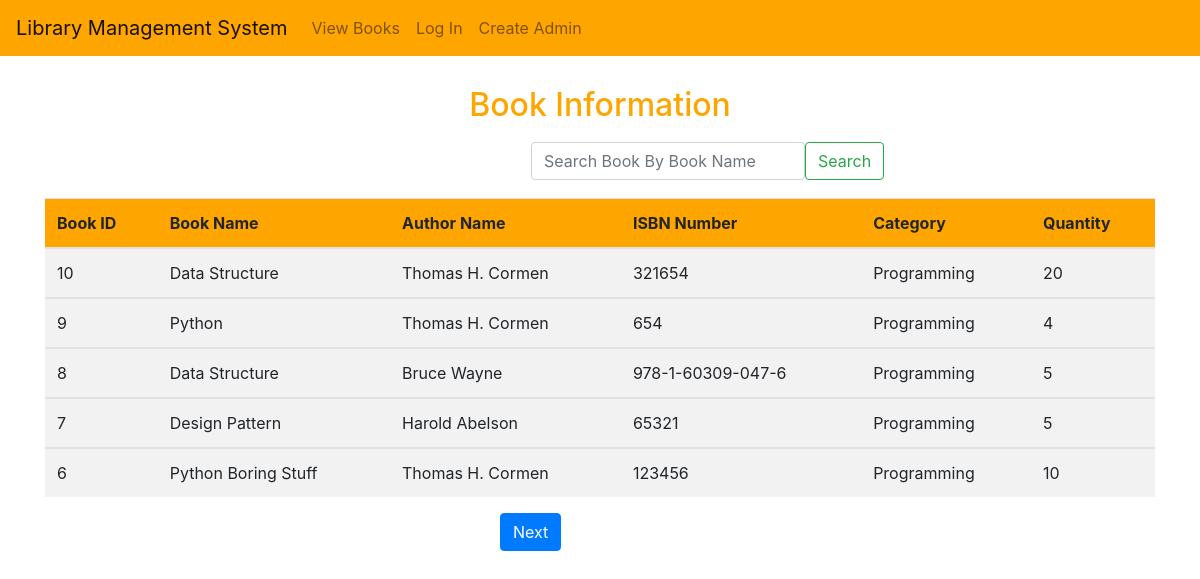
/viewBook/, run on an earlier commit of the app's database.
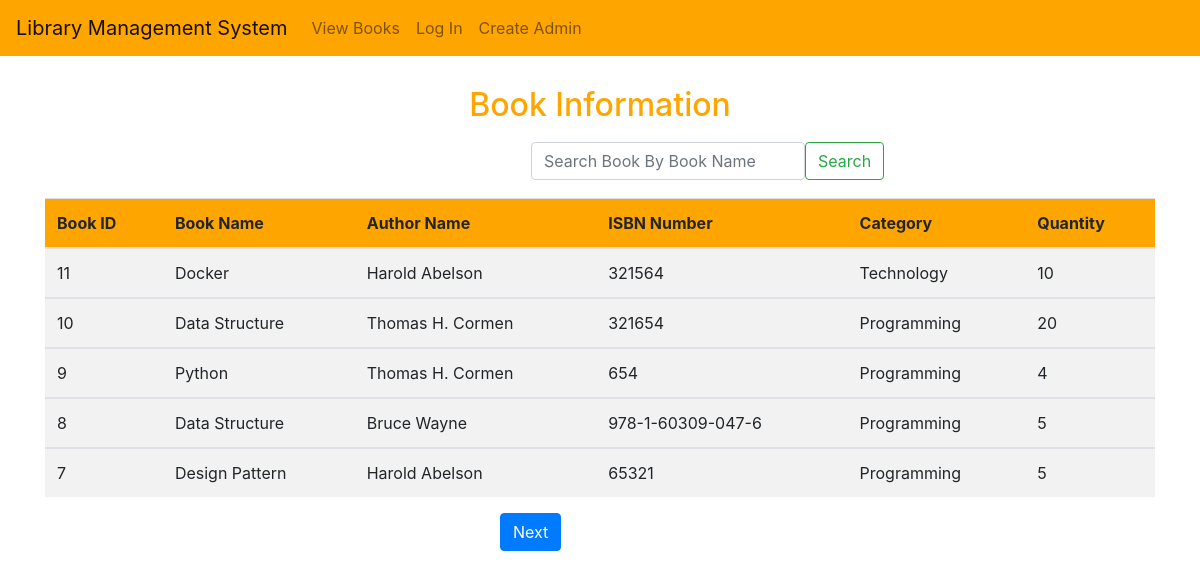
And on a later commit of the database.
### library/models.py (models this page shows, shortened)
class Book(models.Model):
    bookName = models.CharField(max_length=100)
    authorName = models.CharField(max_length=100)
    category = models.CharField(max_length=100)
    isbnNumber = models.CharField(max_length=50, unique=True)
    quantity = models.IntegerField()
    created = models.DateTimeField(auto_now_add=True)
    updated = models.DateTimeField(auto_now=True)

### library/views.py (the view)
# urls.py: path('viewBook/', views.viewBook, name='viewBook'),
def viewBook(request):
    bookDetails = Book.objects.order_by('-id')
    paginator = Paginator(bookDetails, 5)
    page_number = request.GET.get('page')
    page_obj = paginator.get_page(page_number)
    return render(request, 'library/viewBook.html', {'page_obj':page_obj})

### templates/library/viewBook.html (shortened to what this page needs)
{% extends 'library/base.html' %}
{% block body %}
<div class="title container">
    <h2>Book Information</h2>
</div>
<div class="search">
<nav class="navbar navbar-light">
  <div class="container-fluid">
    <form class="d-flex" action="{% url 'home:SearchBook' %}" method="GET">
      <input class="form-control me-2" type="search" name="query-book" placeholder="Search Book By Book Name" aria-label="Search">
      <button class="btn btn-outline-success" type="submit">Search</button>
    </form>
  </div>
</nav>
</div>
<div class="container">
  <div class="info-table">
    <table class="table table-striped">
    <thead class="bg">
        <th>Book ID</th>
        <th>Book Name</th>
        <th>Author Name</th>
        <th>ISBN Number</th>
        <th>Category</th>
        <th>Quantity</th>
    </thead>
    {% for book in page_obj %}
    <tbody>
        <td>{{ book.id }}</td>
        <td>{{ book.bookName }}</td>
        <td>{{ book.authorName }}</td>
        <td>{{ book.isbnNumber }}</td>
        <td>{{ book.category }}</td>
        {% if book.quantity < 1 %}
          <td>Not Available</td>
        {% else %}
          <td>{{ book.quantity }}</td>
        {% endif %}
    </tbody>
    {% endfor %}
</table>
</div>
</div>
<div class="page mt-3 mb-5">
  {% if page_obj.has_next %}
    <a class="btn btn-primary" href="?page={{ page_obj.next_page_number }}">Next</a>
  {% endif %}
</div>
{% endblock %}

### templates/library/base.html (shortened to what this page needs)
<!DOCTYPE html>
{% load static %}
<html lang="en">
<head>
     <link rel="stylesheet" href="https://stackpath.bootstrapcdn.com/font-awesome/4.7.0/css/font-awesome.min.css">
     <link rel="stylesheet" href="https://maxcdn.bootstrapcdn.com/bootstrap/4.0.0-beta.3/css/bootstrap.min.css">
     <link rel="stylesheet" href="{% static 'library/css/grid.css' %}">
     <link rel="stylesheet" href="{% static 'library/css/style.css' %}">
     <link rel="stylesheet" href="{% static 'library/css/responsive.css' %}">
</head>
<body>
    <nav class="navbar navbar-expand-lg navbar-light bg">
        <a class="navbar-brand" href="/">Library Management System</a>
        <div class="collapse navbar-collapse" id="navbarSupportedContent">
          <ul class="navbar-nav mr-auto">
          {% if user.is_authenticated %}
            <li class="nav-item active">
              <a class="nav-link" href="{% url 'home:home' %}">Home <span class="sr-only">(current)</span></a>
            </li>
            <li class="nav-item dropdown">
              <a class="nav-link dropdown-toggle" href="#" id="navbarDropdown" role="button" data-toggle="dropdown" aria-haspopup="true" aria-expanded="false">
                Book
              </a>
              <div class="dropdown-menu" aria-labelledby="navbarDropdown">
                <a class="dropdown-item" href="{% url 'home:addNewBook' %}">Add New Book</a>
                <a class="dropdown-item" href="{% url 'home:viewBook' %}">View Books</a>
            </li>
            <li class="nav-item dropdown">
                <a class="nav-link dropdown-toggle" href="#" id="navbarDropdown" role="button" data-toggle="dropdown" aria-haspopup="true" aria-expanded="false">
                  Issue Book
                </a>
                <div class="dropdown-menu" aria-labelledby="navbarDropdown">
                  <a class="dropdown-item" href="{% url 'home:issueNewBook' %}">Issue New Book</a>
                  <a class="dropdown-item" href="{% url 'home:viewIssueBook' %}">View Issue Book</a>
              </li>
              <li class="nav-item dropdown">
                <a class="nav-link dropdown-toggle" href="#" id="navbarDropdown" role="button" data-toggle="dropdown" aria-haspopup="true" aria-expanded="false">
                  Student Report
                </a>
                <div class="dropdown-menu" aria-labelledby="navbarDropdown">
                  <a class="dropdown-item" href="{% url 'home:registerNewStudent' %}">Register New Student</a>
                  <a class="dropdown-item" href="{% url 'home:viewStudentDetails' %}">View Student Details</a>
              </li>
              <li>
              <li class="nav-item dropdown">
                <a class="nav-link dropdown-toggle" href="#" id="navbarDropdown" role="button" data-toggle="dropdown" aria-haspopup="true" aria-expanded="false">
                  {{user.get_full_name}}
                </a>
                <div class="dropdown-menu" aria-labelledby="navbarDropdown">
                  <a class="dropdown-item" href="{% url 'home:admin' %}">Admin Panel</a>
                  <a class="dropdown-item" href="{% url 'home:PasswordChange' %}">Change Password</a>
              </li>
              <li>
                <a class="nav-link" href="{% url 'home:logout' %}"> Logout <span class="sr-only"></span></a>
              </li>
              {% else %}
              <li>
                <a class="nav-link" href="{% url 'home:viewBook' %}">View Books</a>
              </li>
                <li>
                <a class="nav-link" href="{% url 'home:login' %}"> Log In </a>
              </li>
                <li>
                <a class="nav-link" href="http://127.0.0.1:8000/admin"> Create Admin </a>
              </li>
              {% endif %}
          </ul>
        </div>
      </nav>
    {% block body %}
    {% endblock %}
</body>
</html>

### static/library/css/style.css (style rules this page uses)
.title { text-align: center; margin-top: 30px; color: orange; }
.bg { background: orange; }
.search { margin-left: 500px; margin-top: 10px; margin-bottom: 10px; }
.page { margin-left: 500px; }

What changed in the data, as far as the page shows it:
no longer on this page (row unchanged): Book: id "6", bookName "Python Boring Stuff", authorName "Thomas H. Cormen", isbnNumber "123456", category "Programming", quantity "10"
added Book: id "11", bookName "Docker", authorName "Harold Abelson", isbnNumber "321564", category "Technology", quantity "10"
